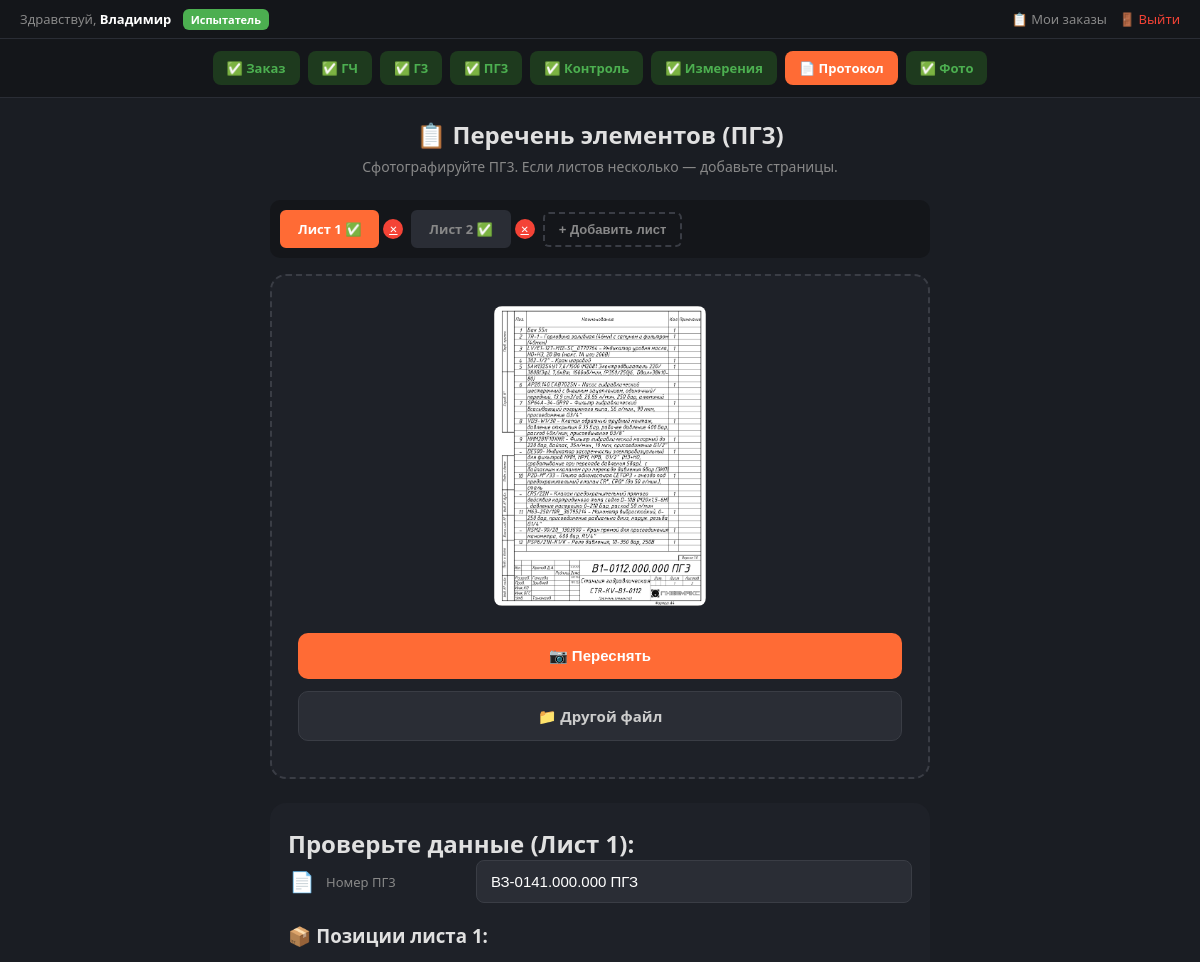
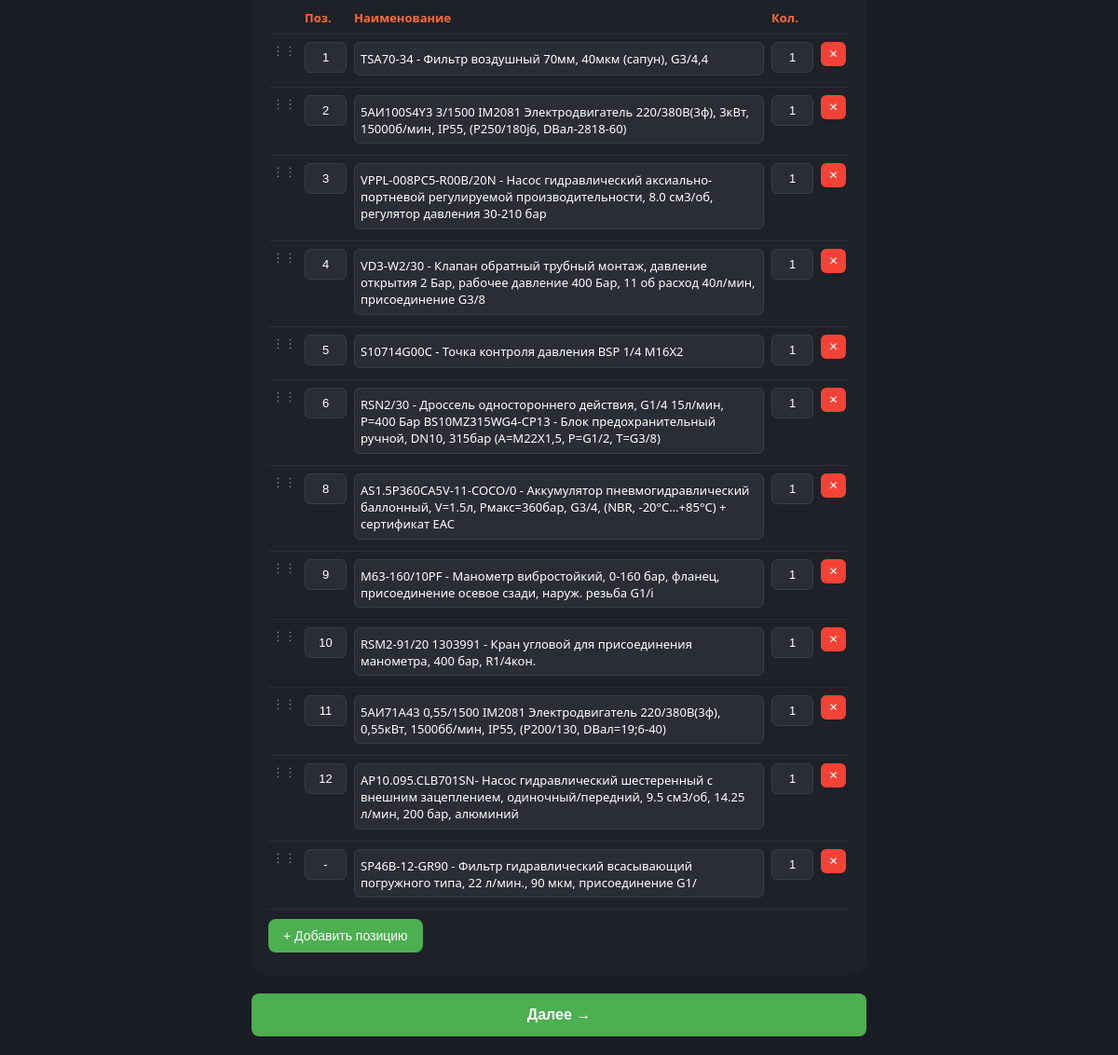
Page /check-pg3?order_id=22 (signed in) on the committed database (2 pictures, top to bottom).
### tables this page shows
CREATE TABLE users (
            id INTEGER PRIMARY KEY AUTOINCREMENT,
            login TEXT UNIQUE NOT NULL,
            password_hash TEXT NOT NULL,
            first_name TEXT DEFAULT '',
            last_name TEXT DEFAULT '',
            middle_name TEXT DEFAULT '',
            position TEXT DEFAULT '',
            role TEXT DEFAULT 'tester',
            created_at TIMESTAMP DEFAULT CURRENT_TIMESTAMP
        );

CREATE TABLE pg3_pages (
            id INTEGER PRIMARY KEY AUTOINCREMENT,
            order_id INTEGER NOT NULL,
            page_number INTEGER NOT NULL,
            pg3_number TEXT DEFAULT '',
            items TEXT DEFAULT '[]',
            created_at TIMESTAMP DEFAULT CURRENT_TIMESTAMP,
            FOREIGN KEY (order_id) REFERENCES orders(id),
            UNIQUE(order_id, page_number)
        );

### app/routes.py (the view)
@router.get("/check-pg3")
def check_pg3_page(request: Request):
    user = get_current_user(request)
    if not user:
        return RedirectResponse("/login", status_code=303)
    order_id = request.query_params.get("order_id", "")
    order_data = None
    completed_steps = []
    current_step = "pg3"
    pages = []
    current_page = request.query_params.get("page", "1")
    current_page_items = []
    current_pg3_number = ""
    if order_id:
        conn = get_db()
        cursor = conn.cursor()
        cursor.execute("SELECT * FROM orders WHERE id = ?", (int(order_id),))
        row = cursor.fetchone()
        order_data = dict(row) if row else None
        conn.close()
        progress = get_order_progress(int(order_id))
        completed_steps = progress["completed_steps"]
        current_step = progress["current_step"]
        pages = get_pg3_pages(int(order_id))
        if not pages:
            save_pg3_page(int(order_id), 1, "", [])
            pages = get_pg3_pages(int(order_id))
        import json
        for page in pages:
            if str(page["page_number"]) == str(current_page):
                current_pg3_number = page.get("pg3_number", "")
                current_page_items = json.loads(page.get("items", "[]"))
                break
    return templates.TemplateResponse("check_pg3.html", {
        "request": request,
        "current_step": current_step,
        "completed_steps": completed_steps,
        "order_id": order_id,
        "order_data": order_data,
        "pages": pages,
        "current_page": current_page,
        "current_page_items": current_page_items,
        "current_pg3_number": current_pg3_number,
        "user": user,
    })

### app/templates/check_pg3.html (shortened to what this page needs)
{% extends "base.html" %}
{% block content %}
<div class="page-container">
    <div class="page-header">
        <h1>📋 Перечень элементов (ПГ3)</h1>
        <p>Сфотографируйте ПГ3. Если листов несколько — добавьте страницы.</p>
    </div>
    <div class="pages-bar" id="pagesBar">
        {% for page in pages %}
        <div style="display: flex; align-items: center; gap: 4px;">
            <a href="/check-pg3?order_id={{ order_id }}&page={{ page.page_number }}"
               class="page-tab {% if loop.index == 1 and not request.query_params.get('page') %}active{% elif request.query_params.get('page') == page.page_number|string %}active{% endif %}">
                Лист {{ page.page_number }}
                {% if page.pg3_number %}✅{% endif %}
            </a>
            <a href="/api/delete-pg3-page?page_id={{ page.id }}&order_id={{ order_id }}" class="btn-delete-page" title="Удалить страницу">✕</a>
        </div>
        {% endfor %}
        <button class="btn-add-page" onclick="addPage()">+ Добавить лист</button>
    </div>
    {% set current_page = request.query_params.get('page', '1') %}
    {% set page_data = pages | selectattr('page_number', 'equalto', current_page|int) | list | first %}
    {% if page_data and page_data.pg3_number %}
    <div class="capture-zone">
        <div class="photo-preview">
            <img src="/uploads/order_{{ order_id }}/pg3_page_{{ current_page }}.jpeg" alt="Фото ПГ3">
        </div>
        <button class="btn-capture" onclick="document.getElementById('cameraInput').click()">📷 Переснять</button>
        <label for="galleryInput" class="btn-upload">📁 Другой файл</label>
    </div>
    <div class="result-card" id="dataCard">
        <h2>Проверьте данные (Лист {{ current_page }}):</h2>
        <div class="field-row">
            <span class="field-icon">📄</span>
            <span class="field-label">Номер ПГ3</span>
            <input type="text" id="pg3Number" class="field-value" value="{{ page_data.pg3_number }}">
        </div>
        <h3 style="margin-top: 20px;">📦 Позиции листа {{ current_page }}:</h3>
        <table class="items-table" id="itemsTable">
            <thead>
                <tr><th></th><th>Поз.</th><th>Наименование</th><th>Кол.</th><th></th></tr>
            </thead>
            <tbody id="itemsBody"></tbody>
        </table>
        <button class="btn-add" onclick="addItem()">+ Добавить позицию</button>
    </div>
    {% endif %}
    <button class="btn-next" id="btnNext" onclick="goNext()" {% if not pages or not pages[0].pg3_number %}style="display: none;"{% endif %}>Далее →</button>
</div>
{% endblock %}

### app/templates/base.html (shortened to what this page needs)
<!DOCTYPE html>
<html lang="ru">
<head>
    <link rel="stylesheet" href="/static/css/style.css">
</head>
<body>
    {% if user %}
    <div class="top-bar">
        <div class="user-info">
            Здравствуй, <strong>{{ user.first_name or user.login }}</strong>
            {% if user.role == 'admin' %}
            <span class="role-badge role-admin">Админ</span>
            {% else %}
            <span class="role-badge role-tester">Испытатель</span>
            {% endif %}
        </div>
        <div class="nav-links">
            <a href="/dashboard">📋 Мои заказы</a>
            <a href="/logout" style="color:#f44336;">🚪 Выйти</a>
        </div>
    </div>
    {% endif %}
    {% set step_order = ["order", "gch", "g3", "pg3", "visual", "measurements", "protocol", "photo"] %}
    {% set step_names = {
        "order": "📷 Заказ",
        "gch": "📐 ГЧ",
        "g3": "🔧 Г3",
        "pg3": "📋 ПГ3",
        "visual": "🔍 Контроль",
        "measurements": "⚡ Измерения",
        "photo": "📸 Фото",
        "protocol": "📄 Протокол"
    } %}
    {% set step_urls = {
        "order": "/",
        "gch": "/check-gch",
        "g3": "/check-g3",
        "pg3": "/check-pg3",
        "visual": "/visual-check",
        "measurements": "/measurements",
        "photo": "/photo",
        "protocol": "/protocol"
    } %}
    {% if current_step %}
    <div class="progress-bar">
        {% for key in step_order %}
            {% if key == current_step %}
                <a href="{{ step_urls[key] }}{% if order_id %}?order_id={{ order_id }}{% endif %}"
                class="progress-step active">
                    {{ step_names[key] }}
                </a>
            {% elif key in completed_steps %}
                <a href="{{ step_urls[key] }}{% if order_id %}?order_id={{ order_id }}{% endif %}"
                class="progress-step done">
                    ✅ {{ step_names[key].split(' ', 1)[1] }}
                </a>
            {% else %}
                <span class="progress-step future">⏳ {{ step_names[key].split(' ', 1)[1] }}</span>
            {% endif %}
        {% endfor %}
    </div>
    {% endif %}
    {% block content %}{% endblock %}
</body>
</html>

### app/static/css/style.css (style rules this page uses)
* { margin: 0; padding: 0; box-sizing: border-box; }
body { font-family: 'Segoe UI', 'Arial', sans-serif; background: #1a1d23; color: #e0e0e0; min-height: 100vh; }
input[type="text"], input[type="password"] { width: 100%; padding: 12px 14px; background: #2a2d35; border: 1px solid #3a3d45; border-radius: 8px; color: #fff; font-size: 15px; transition: border 0.2s; }
label { display: block; font-size: 13px; color: #aaa; margin-bottom: 6px; margin-top: 16px; }
.capture-zone { background: #1e2128; border: 2px dashed #3a3d45; border-radius: 16px; padding: 40px; text-align: center; transition: border 0.3s; }
.btn-capture, .btn-upload { display: inline-block; padding: 12px 24px; margin: 8px; border-radius: 8px; font-size: 15px; cursor: pointer; border: none; }
.btn-capture { background: #ff6b35; color: #fff; }
.btn-upload { background: #2a2d35; color: #ccc; border: 1px solid #3a3d45; }
.result-card { margin-top: 30px; background: #1e2128; border-radius: 16px; padding: 30px; }
.field-row { display: flex; align-items: center; gap: 12px; margin-bottom: 14px; }
.field-icon { font-size: 22px; width: 30px; text-align: center; }
.field-label { width: 100px; font-size: 14px; color: #888; }
.field-value { flex: 1; padding: 10px 12px; background: #2a2d35; border: 1px solid #3a3d45; border-radius: 6px; color: #fff; font-size: 15px; }

### app/templates/base.html (style rules this page uses)
* { margin: 0; padding: 0; box-sizing: border-box; }
body { font-family: 'Segoe UI', 'Arial', sans-serif; background: #1a1d23; color: #e0e0e0; min-height: 100vh; }
.page-container { width: 100%; max-width: 700px; margin: 0 auto; padding: 20px; }
.page-header { text-align: center; margin-bottom: 24px; }
.page-header h1 { font-size: 24px; margin-bottom: 6px; }
.page-header p { color: #888; font-size: 14px; }
.capture-zone { background: #1e2128; border: 2px dashed #3a3d45; border-radius: 16px; padding: 30px 20px; text-align: center; }
.btn-capture, .btn-upload { display: inline-block; padding: 14px 20px; margin: 6px; border-radius: 10px; font-size: 15px; cursor: pointer; border: none; font-weight: 600; width: calc(100% - 12px); }
.btn-capture { background: #ff6b35; color: #fff; }
.btn-upload { background: #2a2d35; color: #ccc; border: 1px solid #3a3d45; }
.result-card { margin-top: 24px; background: #1e2128; border-radius: 16px; padding: 24px 18px; }
.field-row { display: flex; align-items: center; gap: 10px; margin-bottom: 10px; }
.field-icon { font-size: 20px; width: 28px; text-align: center; flex-shrink: 0; }
.field-label { font-size: 13px; color: #888; min-width: 140px; flex-shrink: 0; }
.field-value { flex: 1; padding: 10px 14px; background: #2a2d35; border: 1px solid #3a3d45; border-radius: 8px; color: #fff; font-size: 16px; }
.btn-next { display: block; width: 100%; padding: 14px; margin-top: 20px; background: #4caf50; color: #fff; border: none; border-radius: 8px; font-size: 16px; font-weight: 600; cursor: pointer; }
.progress-bar { background: #14161a; padding: 12px 20px; display: flex; justify-content: center; gap: 8px; flex-wrap: wrap; border-bottom: 1px solid #2a2d35; }
.progress-step { padding: 8px 14px; border-radius: 8px; font-size: 13px; font-weight: 600; text-decoration: none; cursor: pointer; transition: all 0.2s; }
.progress-step.active { background: #ff6b35; color: #fff; }
.progress-step.done { background: #1e3a1e; color: #4caf50; }
.top-bar { background: #14161a; padding: 10px 20px; display: flex; justify-content: space-between; align-items: center; border-bottom: 1px solid #2a2d35; }
.top-bar .user-info { font-size: 13px; color: #888; }
.top-bar .user-info strong { color: #fff; }
.top-bar .nav-links { display: flex; gap: 12px; }
.top-bar .nav-links a { color: #888; text-decoration: none; font-size: 13px; }
.role-badge { padding: 3px 8px; border-radius: 6px; font-size: 11px; margin-left: 8px; font-weight: 600; }
.role-tester { background: #4caf50; color: #fff; }

### rows in the picture
users: first_name "Владимир"
pg3_pages: page_number "1", pg3_number "ВЗ-0141.000.000 ПГЗ"
pg3_pages: page_number "2"

### other values in the picture
{{ step_names[key].split(' ', 1)[1] }} "Заказ" "ГЧ" "Г3" "ПГ3" "Контроль" "Измерения" "Фото"
{{ step_names[key] }} "📄 Протокол"
{{ current_page }} "1"
